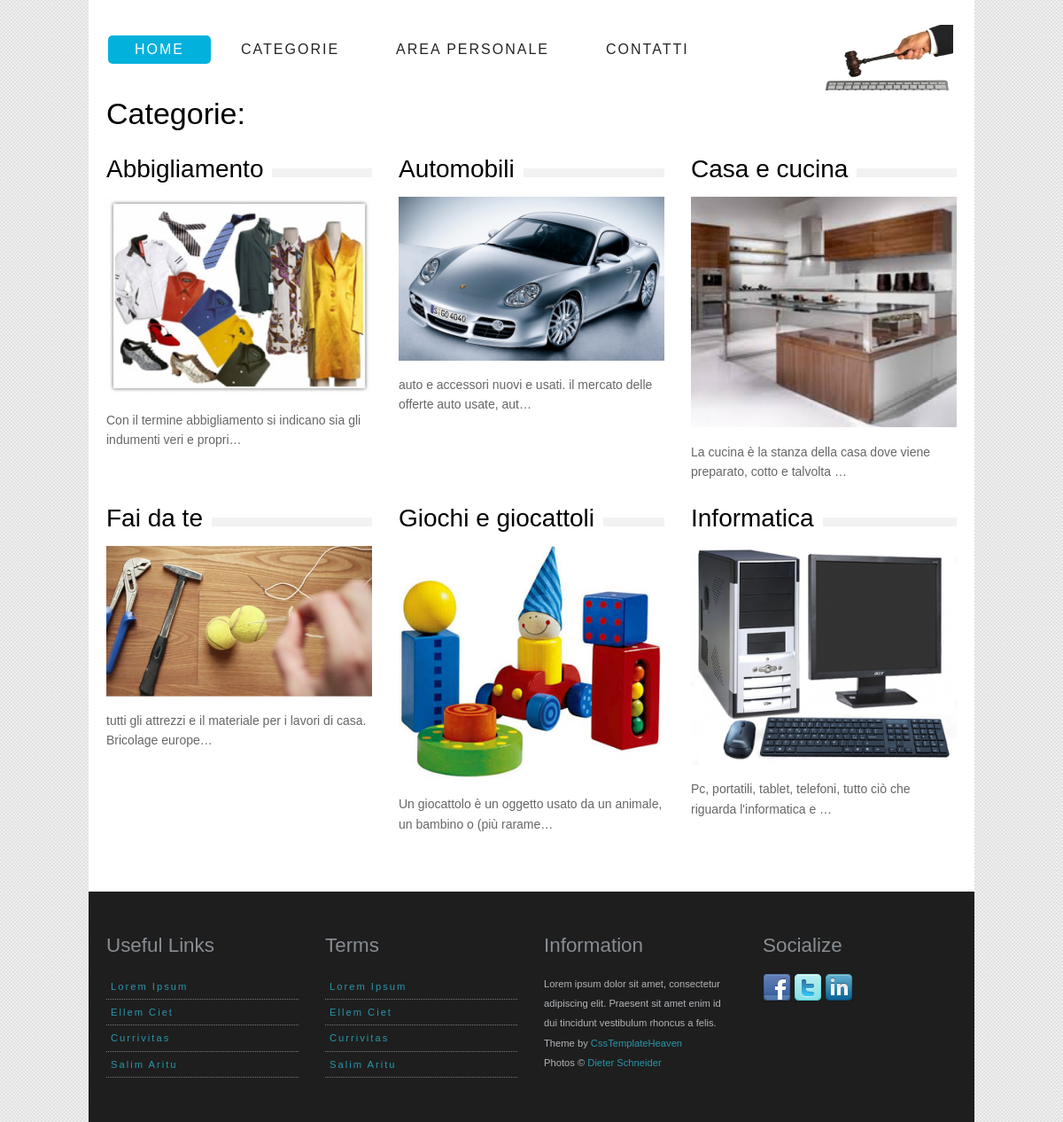
The app's page /categorie (signed in) with its own data.
### AsteOnLine/models.py (models this page shows, shortened)
class Categoria (models.Model):
    nome = models.CharField(max_length=20, unique=True)
    foto = models.ImageField(upload_to=get_catName, default=settings.NO_MEDIA)
    descrizione = models.TextField(max_length=300)
    class Meta:
        verbose_name_plural = 'Categorie'

### AsteOnLine/views.py (the view)
# urls.py: url(r'^categorie$', login_required(views.Categorie.as_view(), login_url='/account/login'), name ='categorie'),
class Categorie (generic.ListView):
    template_name = 'AsteOnLine/categorie.html'
    context_object_name = 'categorie'
    def get_queryset(self):
        return Categoria.objects.all().order_by('nome')

### AsteOnLine/templates/AsteOnLine/categorie.html (shortened to what this page needs)
{% extends "AsteOnLine/base.html" %}
{% block body %}
    <h1>Categorie:</h1>
    {% for categoria in categorie %}
        {% if forloop.counter|divisibleby:3 %}
            <div class="one-third last">
        {% else %}
            <div class="one-third">
        {% endif %}
            <a href="{% url 'AsteOnLine:dettagliocategoria' categoria.id %}">
            <div class="heading_bg">
                <h2>{{ categoria.nome|capfirst }}</h2>
            </div>
            <img src="media/{{ categoria.foto }}" alt="" width="300px" >
            </a>
            <p> {{ categoria.descrizione|truncatechars_html:73 }}</p>
        </div>
    {% endfor %}
{% endblock %}

### GestioneUtenti/static/GestioneUtenti/css/style.css (style rules this page uses)
html,body,div,span,applet,object,iframe,h1,h2,h3,h4,h5,h6,p,blockquote,pre,a,abbr,acronym,address,big,cite,code,del,dfn,em,font,img,ins,kbd,q,s,samp,small,strike,strong,sub,sup,tt,var,dl,dt,dd,ol,ul,li,fieldset,form,label,legend,table,caption,tbody,tfoot,thead,tr,th,td { margin:0;padding:0;border:0;outline:0;font-weight:inherit;font-style:inherit;font-family:inherit;vertical-align:baseline }
body { font-family: Arial, Helvetica, sans-serif; font-size: .875em; line-height: 1.6em; background: #fff url(../img/body_bg.png) fixed; color: #666; }
h1, h2, h3, h4 { font-family: "QuicksandBook", Arial, sans-serif }
h1 { font-size: 34px; padding: 0 0 20px; color: #000 }
h2, h3 { margin: 20px 0; color: #000; font-weight: normal; text-transform:normal }
h2 { font-size: 2em }
.heading_bg { background: url(../img/heading_bg.png) repeat-x 0 30px }
.heading_bg h1, .heading_bg h2, .heading_bg h3, .heading_bg h4 { background: #FFF; padding-right: 10px; display: inline-block }
p { padding: 10px 0; font-size: 1em; }
a { color: #2997AB; text-decoration: none }
.one, .one-half, .two-third, .one-third, .one-fourth, .one-fifth, .one-sixth ,.inner-content, .one-third-big { float:left; }
.one-half, .two-third, .one-third, .one-fourth, .one-fifth, .one-sixth, .inner-content,.one-third-big { margin-right: 30px; }
.one-third { width:300px; }
.last { margin-right: 0px!important; }

### records on screen
Categoria: nome "Abbigliamento", foto (picture), descrizione "Con il termine abbigliamento si indicano sia gli indumenti veri e propri…"
Categoria: nome "Automobili", foto (picture), descrizione "auto e accessori nuovi e usati. il mercato delle offerte auto usate, aut…"
Categoria: nome "Casa e cucina", foto (picture), descrizione "La cucina è la stanza della casa dove viene preparato, cotto e talvolta …"
Categoria: nome "Fai da te", foto (picture), descrizione "tutti gli attrezzi e il materiale per i lavori di casa. Bricolage europe…"
Categoria: nome "Giochi e giocattoli", foto (picture), descrizione "Un giocattolo è un oggetto usato da un animale, un bambino o (più rarame…"
Categoria: nome "Informatica", foto (picture), descrizione "Pc, portatili, tablet, telefoni, tutto ciò che riguarda l'informatica e …"
